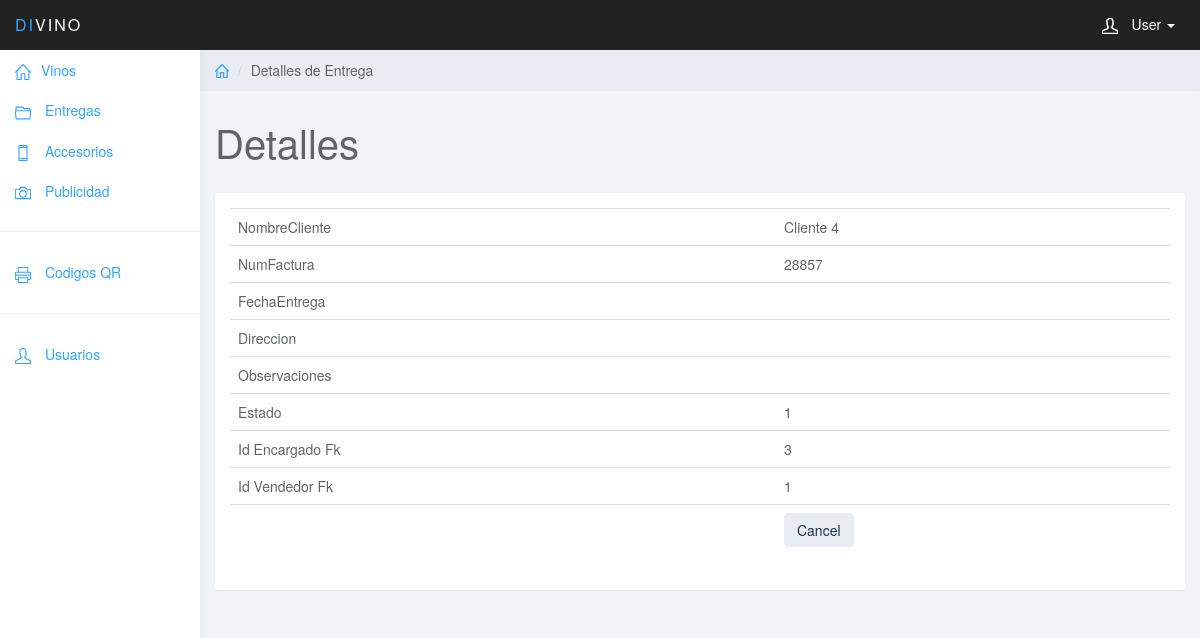
The page /index.php/entregas/read/5 on the database its author committed.
### tables this page shows
CREATE TABLE `entregas` (
  `id` int(11) NOT NULL,
  `nombreCliente` varchar(35) NOT NULL,
  `numFactura` varchar(35) NOT NULL,
  `fechaEntrega` datetime DEFAULT NULL,
  `direccion` varchar(40) NOT NULL,
  `observaciones` text NOT NULL,
  `estado` int(11) NOT NULL,
  `id_encargado_fk` int(11) NOT NULL,
  `id_vendedor_fk` int(11) NOT NULL
);

### application/controllers/Entregas.php (called while the page is built, shortened)
<?php
class Entregas extends CI_Controller
{
    function __construct()
    {
        $this->load->model('Entregas_model');
        $this->load->library('form_validation');
    }
    public function read($id)
    {
        $row = $this->Entregas_model->get_by_id($id);
        if ($row) {
            $data = array(
		'id' => $row->id,
		'nombreCliente' => $row->nombreCliente,
		'numFactura' => $row->numFactura,
		'fechaEntrega' => $row->fechaEntrega,
		'direccion' => $row->direccion,
		'observaciones' => $row->observaciones,
		'estado' => $row->estado,
		'id_encargado_fk' => $row->id_encargado_fk,
		'id_vendedor_fk' => $row->id_vendedor_fk,
	    );
            $this->load->view('entregas/entregas_read', $data);
        } else {
            $this->session->set_flashdata('message', 'Record Not Found');
            redirect(site_url('entregas'));
        }
    }
}

### index.php (called while the page is built, shortened)
<?php
require_once BASEPATH.'core/CodeIgniter.php';

### application/models/Entregas_model.php (called while the page is built, shortened)
<?php
class Entregas_model extends CI_Model
{
    public $table = 'entregas';
    public $id = 'id';
    function get_by_id($id)
    {
        $this->db->where($this->id, $id);
        return $this->db->get($this->table)->row();
    }
}

### application/views/entregas/entregas_read.php (the view, shortened to what this page needs)
<!doctype html>
<html>
<?php require __DIR__.'/../bootstrap.php';?>
    <head>
    </head>
    <body>
        <div class="col-sm-9 col-sm-offset-3 col-lg-10 col-lg-offset-2 main">
		<div class="row">
			<ol class="breadcrumb">
				<li><a href="<?php echo base_url();?>index.php/vinos"><svg
							class="glyph stroked home">
							<use xlink:href="#stroked-home"></use></svg></a></li>
				<li class="active">Detalles de Entrega</li>
			</ol>
		</div>
		<div class="row">
			<div class="col-lg-12">
				<h1 class="page-header">Detalles</h1>
			</div>
		</div>
		<div class="row">
			<div class="col-lg-12">
				<div class="panel panel-default">
					<div class="panel-body">
        <table class="table">
	    <tr><td>NombreCliente</td><td><?php echo $nombreCliente; ?></td></tr>
	    <tr><td>NumFactura</td><td><?php echo $numFactura; ?></td></tr>
	    <tr><td>FechaEntrega</td><td><?php echo $fechaEntrega; ?></td></tr>
	    <tr><td>Direccion</td><td><?php echo $direccion; ?></td></tr>
	    <tr><td>Observaciones</td><td><?php echo $observaciones; ?></td></tr>
	    <tr><td>Estado</td><td><?php echo $estado; ?></td></tr>
	    <tr><td>Id Encargado Fk</td><td><?php echo $id_encargado_fk; ?></td></tr>
	    <tr><td>Id Vendedor Fk</td><td><?php echo $id_vendedor_fk; ?></td></tr>
	    <tr><td></td><td><a href="<?php echo site_url('entregas') ?>" class="btn btn-default">Cancel</a></td></tr>
	</table>
	</div>
				</div>
			</div>
		</div>
	</div>
        </body>
</html>

### rows shown on the page
entregas: nombreCliente "Cliente 4", numFactura "28857", estado "1", id_encargado_fk "3", id_vendedor_fk "1"
